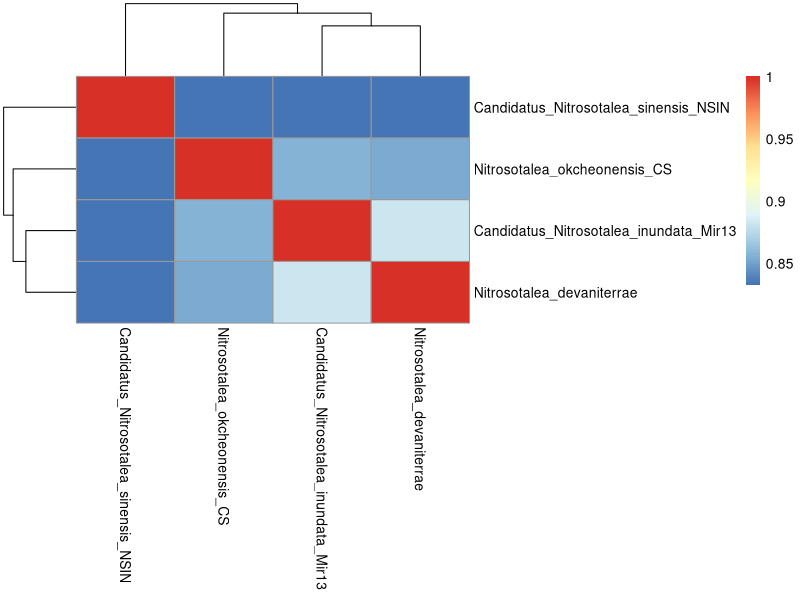
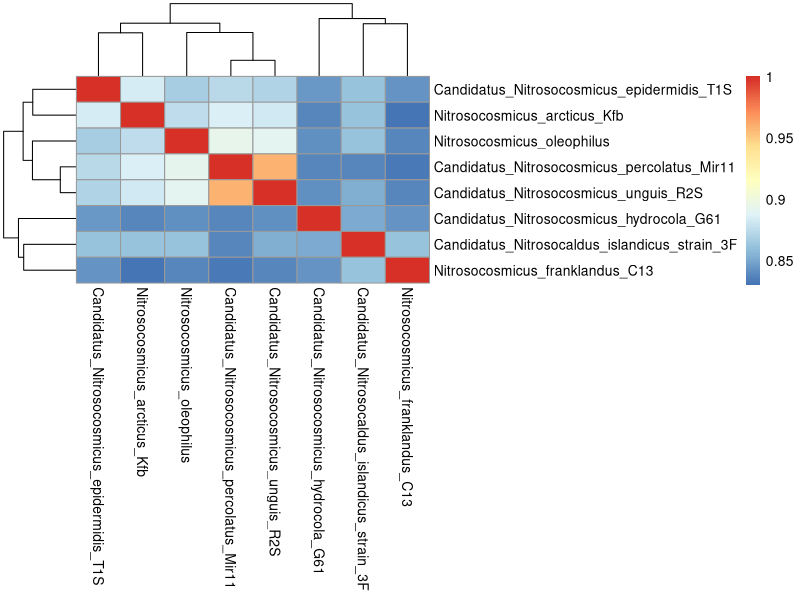

Write R code to recreate these figures, in order.

library(pheatmap)

setwd("mag_coverage_analysis")

talea <- read.delim("talea_ani/ANIm_identity.tsv", row.names = 1)

pheatmap(talea)

cosmicus <- read.delim("cosmicus_ani/ANIm_identity.tsv", row.names=1)

pheatmap(cosmicus)
